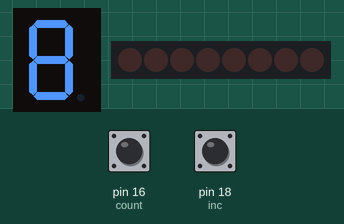
This program was run on a simulated Raspberry Pi (header pin numbers). On the bench: 1-digit seven-segment display, 8 shift-register outputs drawn as a row of LEDs (first output left, lit = HIGH). Inputs (shaded band) come from the test bench; at power-on: pin 16 (count) HIGH, pin 18 (inc) HIGH. The segment pins are drawn as the display they are named for.

Above: at 1.2 s.
1.3 s: pin 16 (count) pulled LOW for 0.15 s
At 2.9 s:
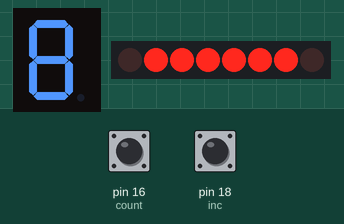
Timing chart, 0 to 4.4 s (numbered marks = the images above; inputs shaded):
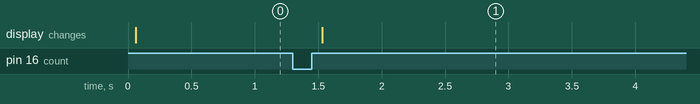

The program:

run.py
```python
# encoding: UTF-8

import RPi.GPIO as gpio
from time import sleep

# shift register
ds    = 24
clock = 26
latch = 22

# buttons
inc   = 18
count = 16

# waiting time for clock pulse
pause=0.1

# variable for keeping track of what to show next
counter = 0

def setup():
    gpio.setmode(gpio.BOARD)

    gpio.setup([ds, clock, latch], gpio.OUT)
    gpio.output([ds, clock, latch], gpio.LOW)

    gpio.setup([inc, count], gpio.IN, pull_up_down=gpio.PUD_UP)

def tick(pin):
    gpio.output(pin, gpio.HIGH)
    sleep(0.01)
    gpio.output(pin, gpio.LOW)

def set_value(value):
    for i in range(8):
        bitwise=0x80>>i
        val = gpio.HIGH if bitwise&value else gpio.LOW
        gpio.output(ds, val)
        tick(clock)
    tick(latch)

def set_number(num):
    # individual segments
    a   = 4   # 0b00000100
    b   = 8   # 0b00001000
    c   = 64  # 0b01000000
    d   = 32  # 0b00100000
    e   = 16  # 0b00010000
    f   = 2   # 0b00000010
    g   = 1   # 0b00000001
    dot = 128 # 0b10000000

    # connecting segments to number shapes
    numbers = {
        0: a | b | c | d | e | f,
        1: b | c,
        2: a | b | g | e | d,
        3: a | b | c | d | g,
        4: b | c | f | g,
        5: a | c | d | f | g,
        6: a | c | d | e | f | g,
        7: a | b | c,
        8: a | b | c | d | e | f | g,
        9: a | b | c | d | f | g
    }

    set_value(numbers[num])

def increment(channel):
    global counter
    counter = (counter + 1) % 10

def display_count(channel):
    global counter
    set_number(counter)
    counter = 0

def main():
    setup()

    gpio.add_event_detect(inc, gpio.RISING, bouncetime=200)
    gpio.add_event_callback(inc, increment)

    gpio.add_event_detect(count, gpio.RISING, bouncetime=200)
    gpio.add_event_callback(count, display_count)

    try:
        while True:
            sleep(1)

    except KeyboardInterrupt:
        gpio.cleanup()

    print "done"

if __name__=="__main__":
    main()
```

Measured:
- after the input at 1.3 s, the display: changes after 0.23 s (image 1)
